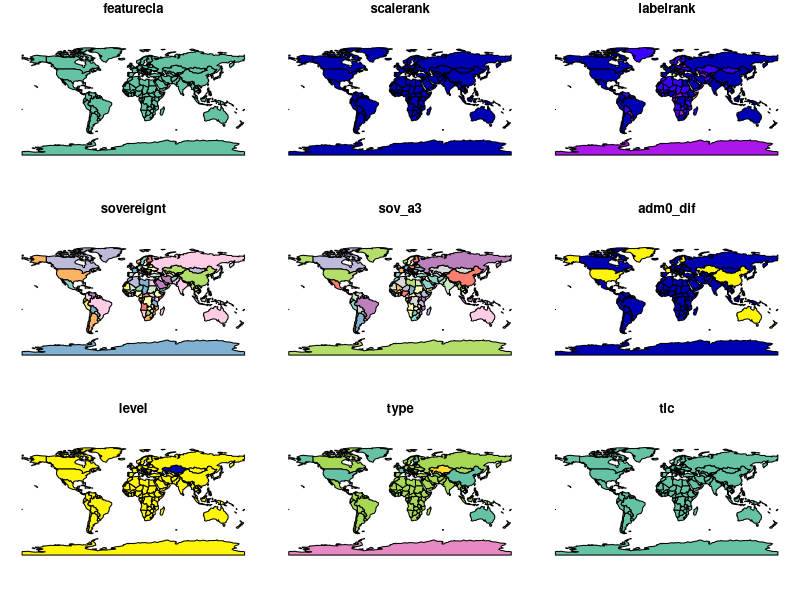
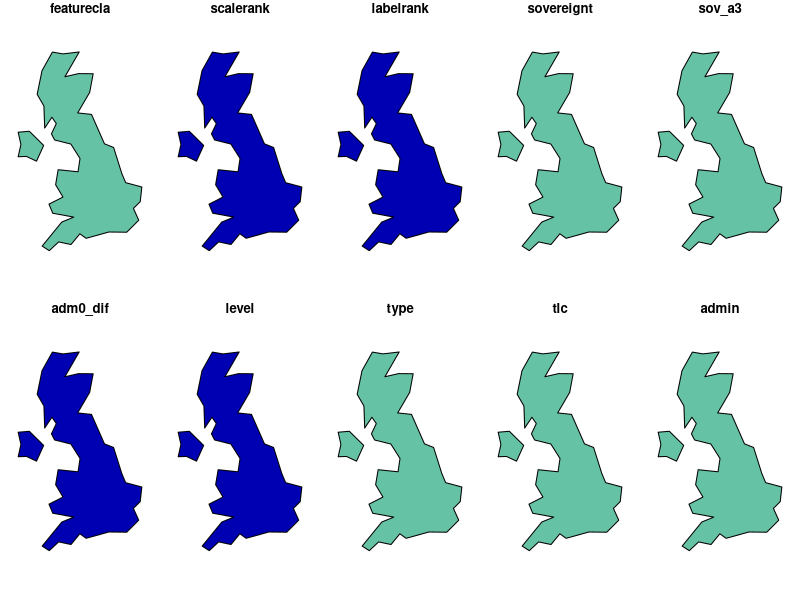
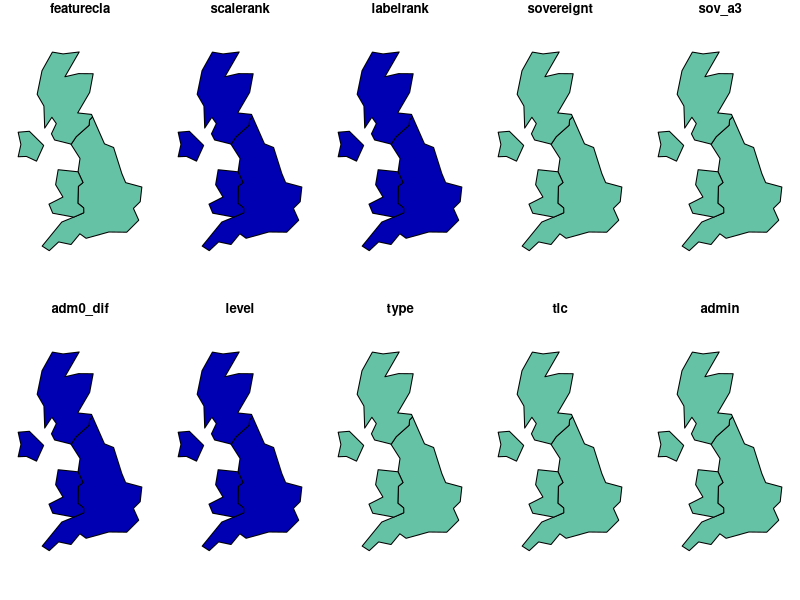
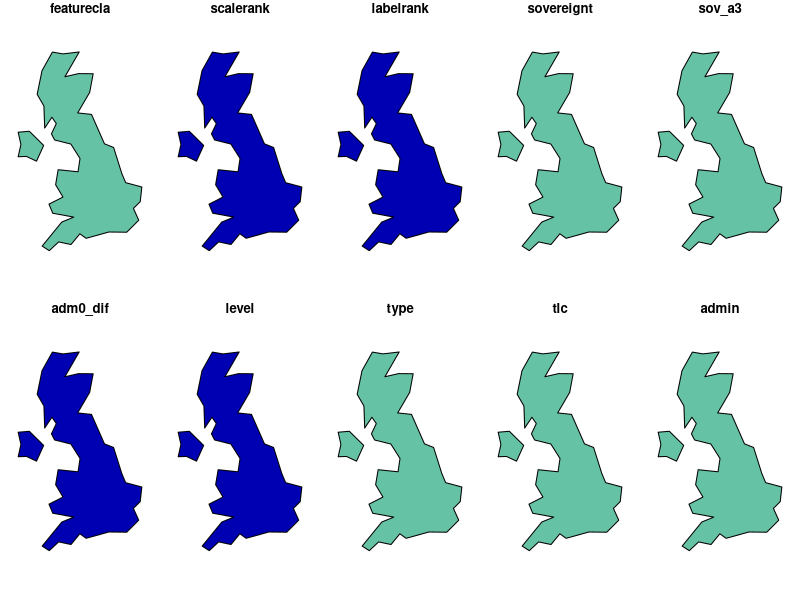
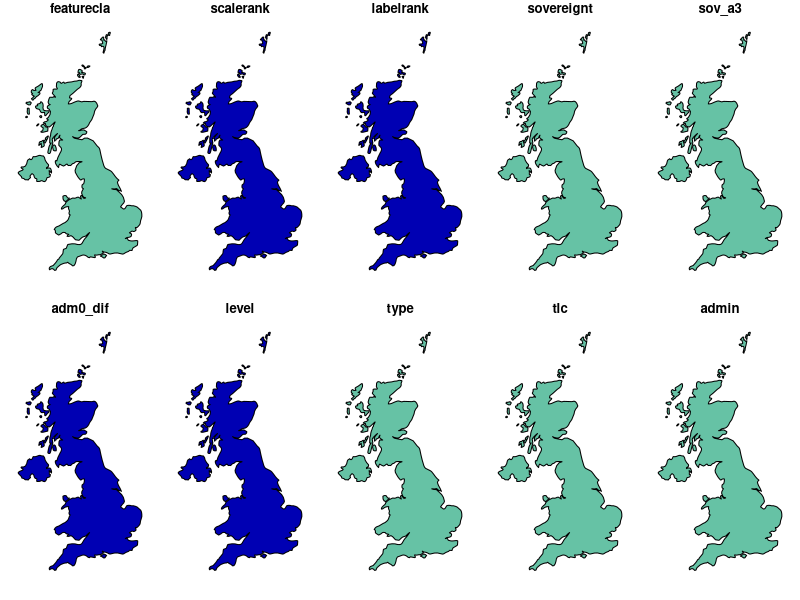
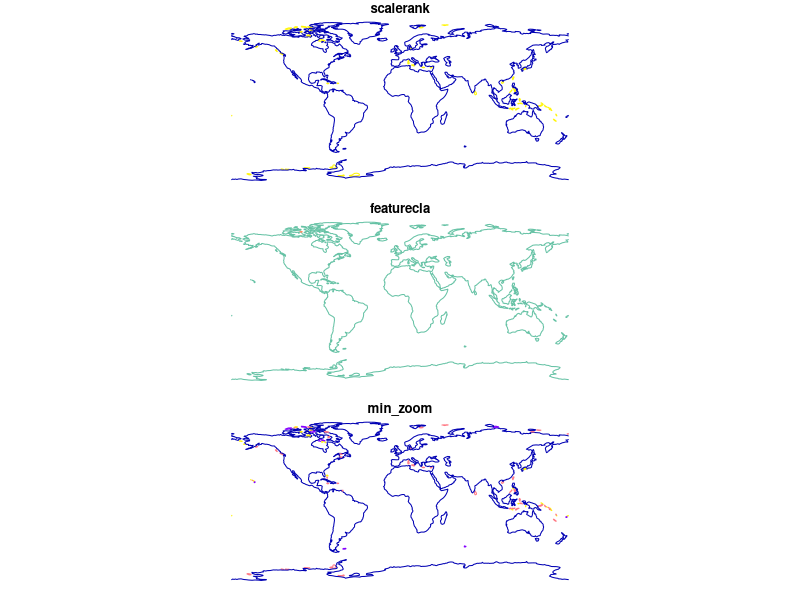

Write the R code that produced these figures, in order.
## ---- chunk 1
knitr::opts_chunk$set(
	fig.path = "img/tutorial-images/rnaturalearth/",
  comment = "#>",
  collapse = TRUE,
  warning = FALSE,
  message = FALSE
)
## ---- chunk 2
library("rnaturalearth")
library("sp")
## ---- chunk 3
sp::plot(ne_countries(type = 'countries', scale = 'small'))
## ---- chunk 4
sp::plot(ne_countries(country = 'united kingdom', type='countries'))
## ---- chunk 5
sp::plot(ne_countries(country = 'united kingdom', type='map_units'))
## ---- chunk 6
sp::plot(ne_countries(country = 'united kingdom', scale = 'small'))
## ---- chunk 7
sp::plot(ne_countries(country = 'united kingdom', scale = 'medium'))
## ---- chunk 8
sp::plot(ne_coastline())
